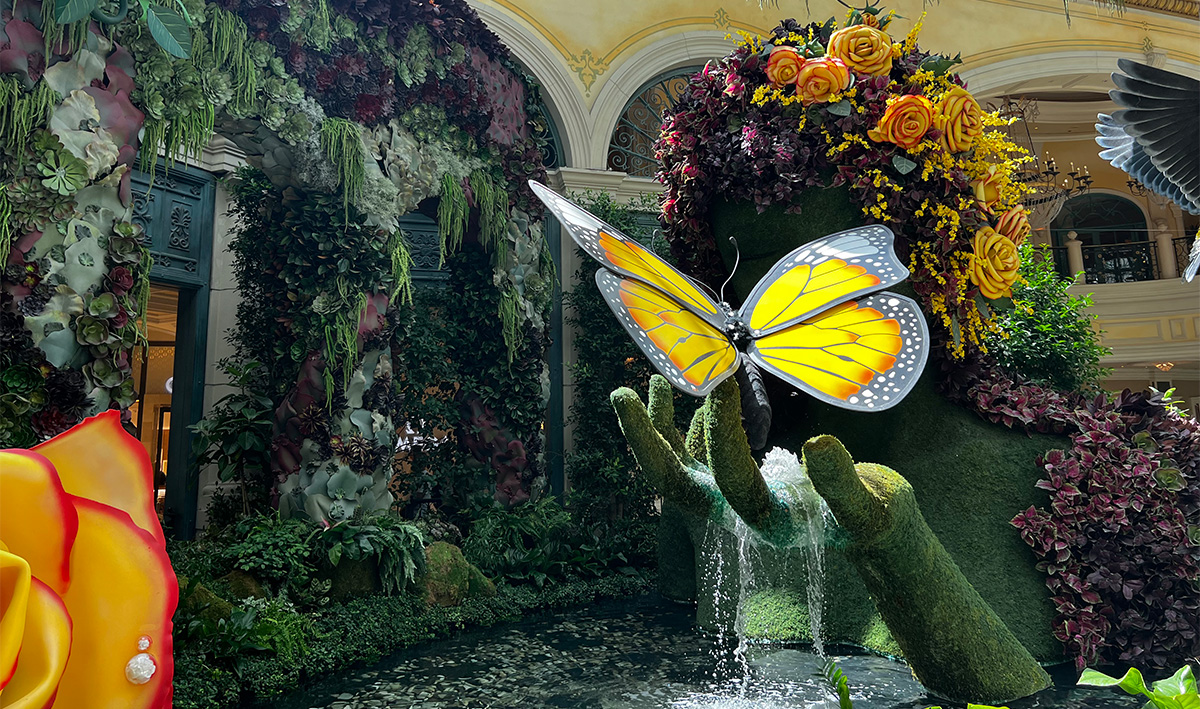
#> input picture waterfall01.jpg, 1200 x 709 px
$ python piltry.py
#> lines starting #> are read from the running program, lines starting #| are printed output that depends on the picture
####################################################################
#
#     Melissa Holmes, Fall 2025
#     Experimenting with Pillow for introductory Python classes
#
####################################################################

from PIL import Image
from PIL import ImageEnhance  #needed for color enhancement


# Location of the image
# Your python file should be saved in the same location
img = Image.open("waterfall01.jpg")
#> img is the input picture: PIL image 1200x709 RGB; mean R, G, B 73.4, 75.5, 53.7

# this opens the default image viewer installed on your computer
img.show()

# print some info about the image file
print(img.size)   # size of the image
#| (1200, 709)
print(img.format) # format of the image
#| JPEG

# save image size in variables
width, height = img.size
#> width = 1200; height = 709

# set points for cropping.  You can calculate, as shown below.
left = 600
top = height / 5
#> top = 141.8
right = 1000
bottom = 3 * height / 5
#> bottom = 425.4

# Crop the image.  This creates a new image and
# will not modify the original image.
im1 = img.crop((left, top, right, bottom))
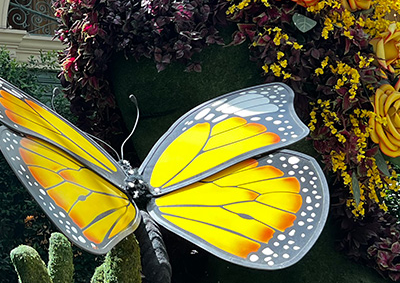
#> im1: PIL image 400x283 RGB; mean R, G, B 96.7, 93.9, 50.1

# Resize the new image.
newsize = (300, 300)
im1 = im1.resize(newsize)
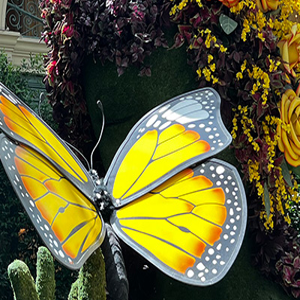
#> im1: PIL image 300x300 RGB; mean R, G, B 96.7, 93.9, 50.2
im1.show()

# Color enhancement - brightness
curr_bri = ImageEnhance.Brightness(im1)
new_bri = 2.5

# Brightness enhanced by a factor of 2.5
im1 = curr_bri.enhance(new_bri)
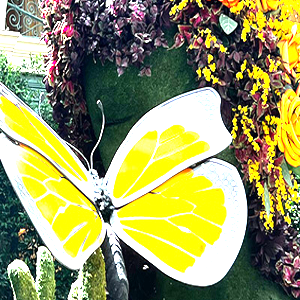
#> im1: PIL image 300x300 RGB; mean R, G, B 150.6, 152.3, 96.2

# Save the new image.  You will see a new image in your folder.
# Caution:  the extension must represent a valid image type.
im1.save("resized_im1.jpg")

im1.show()
